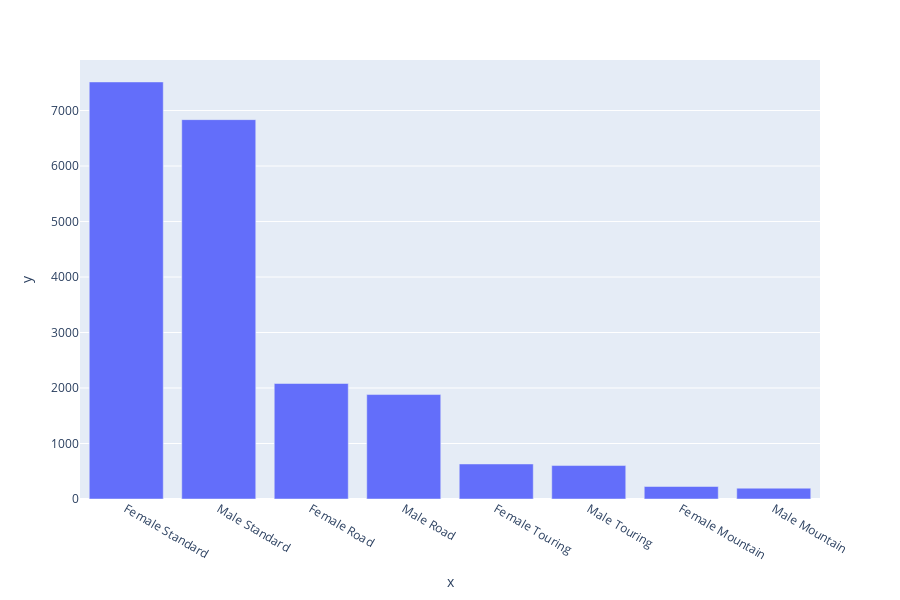

Source (notebook cell):
### Code cell
find_relation_visual('gender','product_line')

### Figure 1 — Plotly figure (JSON) as saved in the notebook; plotly's stock layout.template omitted (floating-point values rounded to 4 significant figures)
{"data": [{"alignmentgroup": "True", "hovertemplate": "x=%{x}<br>y=%{y}<extra></extra>", "legendgroup": "", "marker": {"color": "#636efa", "pattern": {"shape": ""}}, "name": "", "offsetgroup": "", "orientation": "v", "showlegend": false, "textposition": "auto", "type": "bar", "x": ["Female Standard", "Male Standard", "Female Road", "Male Road", "Female Touring", "Male Touring", "Female Mountain", "Male Mountain"], "xaxis": "x", "y": [7515, 6836, 2081, 1882, 631, 603, 225, 195], "yaxis": "y"}], "layout": {"barmode": "relative", "height": 600, "legend": {"tracegroupgap": 0}, "margin": {"t": 60}, "xaxis": {"anchor": "y", "domain": [0, 1], "title": {"text": "x"}}, "yaxis": {"anchor": "x", "domain": [0, 1], "title": {"text": "y"}}}}
